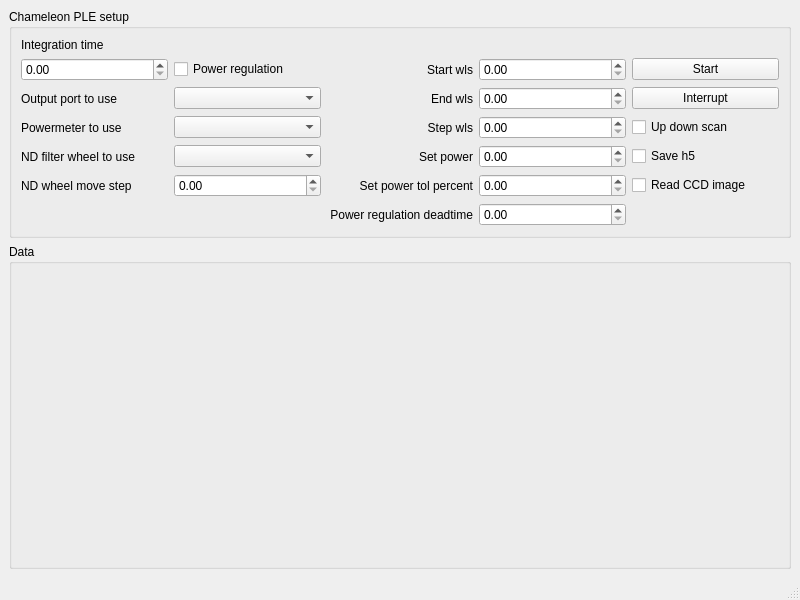
<?xml version="1.0" encoding="UTF-8"?>
<ui version="4.0">
 <class>APDOptmizerWindow</class>
 <widget class="QMainWindow" name="APDOptmizerWindow">
  <property name="geometry">
   <rect>
    <x>0</x>
    <y>0</y>
    <width>800</width>
    <height>600</height>
   </rect>
  </property>
  <property name="windowTitle">
   <string>APD Optimizer</string>
  </property>
  <widget class="QWidget" name="centralwidget">
   <layout class="QVBoxLayout" name="verticalLayout" stretch="0,1">
    <item>
     <widget class="QGroupBox" name="control_groupBox">
      <property name="title">
       <string>Chameleon PLE setup</string>
      </property>
      <layout class="QGridLayout" name="gridLayout">
       <item row="3" column="5">
        <widget class="QPushButton" name="start_pushButton">
         <property name="text">
          <string>Start</string>
         </property>
        </widget>
       </item>
       <item row="3" column="0">
        <widget class="QDoubleSpinBox" name="int_time_doubleSpinBox"/>
       </item>
       <item row="0" column="0">
        <widget class="QLabel" name="label">
         <property name="text">
          <string>Integration time</string>
         </property>
        </widget>
       </item>
       <item row="3" column="4">
        <widget class="QDoubleSpinBox" name="start_wls_doubleSpinBox"/>
       </item>
       <item row="3" column="3">
        <widget class="QLabel" name="label_4">
         <property name="text">
          <string>Start wls</string>
         </property>
         <property name="alignment">
          <set>Qt::AlignRight|Qt::AlignTrailing|Qt::AlignVCenter</set>
         </property>
        </widget>
       </item>
       <item row="3" column="1">
        <widget class="QCheckBox" name="power_regulation_checkBox">
         <property name="text">
          <string>Power regulation</string>
         </property>
        </widget>
       </item>
       <item row="4" column="1">
        <widget class="QComboBox" name="output_port_comboBox"/>
       </item>
       <item row="5" column="1">
        <widget class="QComboBox" name="powermeter_choice_comboBox"/>
       </item>
       <item row="4" column="0">
        <widget class="QLabel" name="label_2">
         <property name="text">
          <string>Output port to use</string>
         </property>
        </widget>
       </item>
       <item row="5" column="0">
        <widget class="QLabel" name="label_7">
         <property name="text">
          <string>Powermeter to use</string>
         </property>
        </widget>
       </item>
       <item row="4" column="4">
        <widget class="QDoubleSpinBox" name="end_wls_doubleSpinBox"/>
       </item>
       <item row="4" column="3">
        <widget class="QLabel" name="label_5">
         <property name="text">
          <string>End wls</string>
         </property>
         <property name="alignment">
          <set>Qt::AlignRight|Qt::AlignTrailing|Qt::AlignVCenter</set>
         </property>
        </widget>
       </item>
       <item row="5" column="4">
        <widget class="QDoubleSpinBox" name="step_wls_doubleSpinBox"/>
       </item>
       <item row="5" column="3">
        <widget class="QLabel" name="label_6">
         <property name="text">
          <string>Step wls</string>
         </property>
         <property name="alignment">
          <set>Qt::AlignRight|Qt::AlignTrailing|Qt::AlignVCenter</set>
         </property>
        </widget>
       </item>
       <item row="4" column="5">
        <widget class="QPushButton" name="interrupt_pushButton">
         <property name="text">
          <string>Interrupt</string>
         </property>
        </widget>
       </item>
       <item row="5" column="5">
        <widget class="QCheckBox" name="up_down_scan_checkBox">
         <property name="text">
          <string>Up down scan</string>
         </property>
        </widget>
       </item>
       <item row="6" column="5">
        <widget class="QCheckBox" name="save_h5_checkBox">
         <property name="text">
          <string>Save h5</string>
         </property>
        </widget>
       </item>
       <item row="6" column="1">
        <widget class="QComboBox" name="ND_filter_choice_comboBox"/>
       </item>
       <item row="6" column="0">
        <widget class="QLabel" name="label_8">
         <property name="text">
          <string>ND filter wheel to use</string>
         </property>
        </widget>
       </item>
       <item row="6" column="4">
        <widget class="QDoubleSpinBox" name="set_power_doubleSpinBox"/>
       </item>
       <item row="6" column="3">
        <widget class="QLabel" name="label_3">
         <property name="text">
          <string>Set power</string>
         </property>
         <property name="alignment">
          <set>Qt::AlignRight|Qt::AlignTrailing|Qt::AlignVCenter</set>
         </property>
        </widget>
       </item>
       <item row="9" column="1">
        <widget class="QDoubleSpinBox" name="pw_move_steps_doubleSpinBox"/>
       </item>
       <item row="9" column="0">
        <widget class="QLabel" name="label_9">
         <property name="text">
          <string>ND wheel move step</string>
         </property>
        </widget>
       </item>
       <item row="9" column="4">
        <widget class="QDoubleSpinBox" name="set_power_tol_percent_doubleSpinBox"/>
       </item>
       <item row="9" column="3">
        <widget class="QLabel" name="label_10">
         <property name="text">
          <string>Set power tol percent</string>
         </property>
         <property name="alignment">
          <set>Qt::AlignRight|Qt::AlignTrailing|Qt::AlignVCenter</set>
         </property>
        </widget>
       </item>
       <item row="10" column="4">
        <widget class="QDoubleSpinBox" name="power_reg_deadtime_doubleSpinBox"/>
       </item>
       <item row="10" column="3">
        <widget class="QLabel" name="label_11">
         <property name="text">
          <string>Power regulation deadtime</string>
         </property>
         <property name="alignment">
          <set>Qt::AlignRight|Qt::AlignTrailing|Qt::AlignVCenter</set>
         </property>
        </widget>
       </item>
       <item row="9" column="5">
        <widget class="QCheckBox" name="read_CCD_image_checkBox">
         <property name="text">
          <string>Read CCD image</string>
         </property>
        </widget>
       </item>
      </layout>
     </widget>
    </item>
    <item>
     <widget class="QGroupBox" name="plot_groupBox">
      <property name="title">
       <string>Data</string>
      </property>
      <layout class="QVBoxLayout" name="verticalLayout_2"/>
     </widget>
    </item>
   </layout>
  </widget>
  <widget class="QMenuBar" name="menubar">
   <property name="geometry">
    <rect>
     <x>0</x>
     <y>0</y>
     <width>800</width>
     <height>21</height>
    </rect>
   </property>
  </widget>
  <widget class="QStatusBar" name="statusbar"/>
 </widget>
 <resources/>
 <connections/>
</ui>
